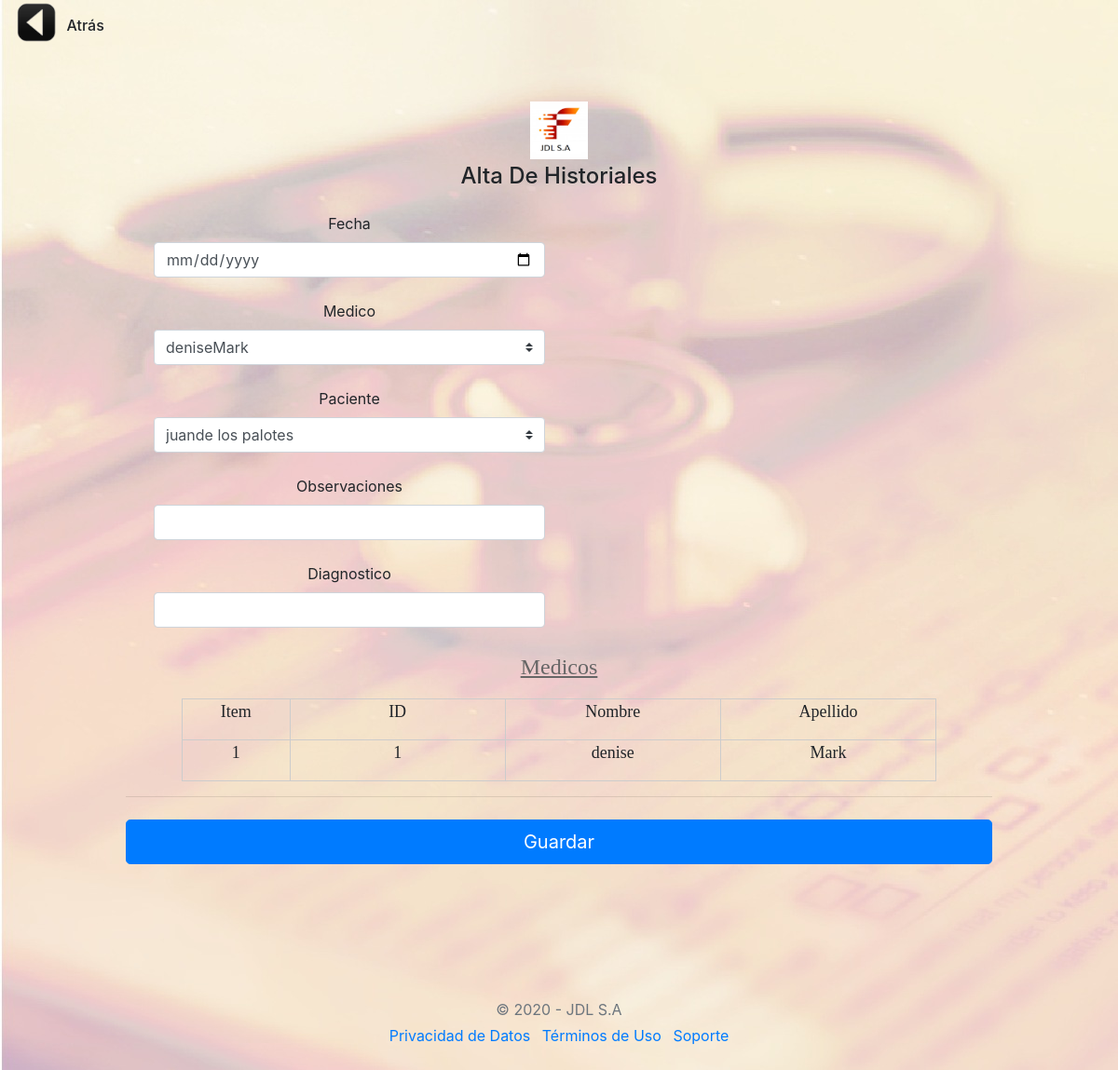
The app's page /historiales/historiales.php with its own data.
### tables this page shows
CREATE TABLE `clinicos` (
  `id_clinico` int(8) NOT NULL,
  `nombre_clinico` varchar(30) DEFAULT NULL,
  `apellido_clinico` varchar(30) DEFAULT NULL,
  `edad_clinico` int(8) DEFAULT NULL,
  `domicilio_clinico` varchar(15) DEFAULT NULL,
  `telefono_clinico` int(15) DEFAULT NULL,
  `fech_nac_clinico` date DEFAULT NULL,
  `email_clinico` varchar(30) DEFAULT NULL
);

### historiales/historiales.php (the view, shortened to what this page needs)
<!doctype html>
<html>
<?php
    require "../metodos.php";
?>
<body background="../img/historials.jpg">
    <div class="col-sm-2"><h2>
		<img border="0" src="../img/atras.png" width="48" height="48" title="Volver al menú"
		onclick=location.href='../historiales/'; onKeyPress=location.href='../historiales/'; style='cursor:pointer';/>
    <label for="boton_atras"><h6>Atrás</h6></label>
	</h2>
	</div>
  <div class="container">
 <div class="py-5 text-center">
  <div class="row">
  <div class="col-md"><img class="d-block mx-auto mb-1" src="../img/jdlsa.png" alt="" width="62" height="62"></div>
</div>
    <div class="col-md-12 order-md-1">
      <h4 class="mb-4">Alta De Historiales</h4>
      <form class="needs-validation" novalidate action="grabar.php" method="post">
<?php
   require "../conexion.php";
    $sql = "SELECT * from clinicos order by id_clinico";
	$query = $mysqli->query($sql);
	while($resultado = $query->fetch_assoc()) {
        $clinicos[] = $resultado;
    }
    $sql = "SELECT * from pacientes order by id_paciente";
    $query = $mysqli->query($sql);
    while($resultado = $query->fetch_assoc()) {
          $pacientes[] = $resultado;
      }
?>
          <div class="col-md-6 mb-4">
            <label for="fecha_historial">Fecha</label>
            <input type="date" class="form-control" name="fecha_historial" placeholder="" value="" required>
          </div>
          <div class="col-md-6 mb-4">
           <label for="clinico">Medico</label>
           <select class="custom-select d-block w-100" name="id_clinico" required>
           <?php
				     $long = count($clinicos);
				     for($i=0; $i< $long; $i++){
				     echo "<option";
             echo " value=" .$clinicos[$i]['nombre_clinico'].",".$clinicos[$i]['apellido_clinico'] .">";
                 echo $clinicos[$i]['nombre_clinico'];
                 echo $clinicos[$i]['apellido_clinico'];
				     echo "</option>";
             }
				   ?>
            </select>
          </div>
          <div class="col-md-6 mb-4">
           <label for="paciente">Paciente</label>
           <select class="custom-select d-block w-100" name="id_paciente" required>
           <?php
				     $long = count($pacientes);
				     for($i=0; $i< $long; $i++){
				     echo "<option";
				     echo " value=" .$pacientes[$i]['nombre_paciente'].",".$pacientes[$i]['apellido_paciente'] .">";
                 echo $pacientes[$i]['nombre_paciente'];
                 echo $pacientes[$i]['apellido_paciente'];
				     echo "</option>";
             }
				   ?>
            </select>
          </div>
        <div class="col-md-6 mb-4">
            <label for="observacion_historial">Observaciones</label>
            <input type="text" class="form-control" name="observacion_historial" placeholder="" value="" required>
          </div>
          <div class="col-md-6 mb-4">
            <label for="diagnostico_historial">Diagnostico</label>
            <input type="text" class="form-control" name="diagnostico_historial" placeholder="" value="" required>
          </div>
          <p align="center"> <font face="Verdana" size="5" color="#666666"><u>Medicos</u></font></i></p>
<div align="center">
  <center>
 <table border="1" cellpadding="0" cellspacing="0"  bordercolor="#CCCCCC" style="border-collapse: collapse" width="90%">
  <tr>
      <td width="10%" height="35"><p align="center"><font face="Verdana" size="4" >Item</font></i></td>
      <td width="20%" height="35"><p align="center"><font face="Verdana" size="4" >ID</font></i></td>
	  <td width="20%" height="35"><p align="center"><font face="Verdana" size="4" >Nombre</font></i></td>
	  <td width="20%" height="35"><p align="center"><font face="Verdana" size="4" >Apellido</font></i></td>
	  </tr>
	<?php $long = count($clinicos);
				for($i=0; $i< $long; $i++){
				?>
  <tr>
    <td width="10%" height="35">  <p align="center"><font face="Verdana" size="4" ><?php echo $i+1;?></font></i></td>
    <td width="20%" height="35">  <p align="center"><font face="Verdana" size="4" ><?php echo $clinicos[$i]['id_clinico'];?></font></i></td>
	<td width="20%" height="35">  <p align="center"><font face="Verdana" size="4" ><?php echo $clinicos[$i]['nombre_clinico'];?></font></i></td>
	<td width="20%" height="35">  <p align="center"><font face="Verdana" size="4" ><?php echo $clinicos[$i]['apellido_clinico'];?></font></i></td>
	</tr>
  <?php  } ?>
  </table>
  </center>
</div>
    </div>
     <hr class="mb-4">
        <button class="btn btn-primary btn-lg btn-block" type="submit">Guardar</button>
    </div>
  <footer class="my-5 pt-5 text-muted text-center text-small">
    <p class="mb-1">&copy; 2020 - JDL S.A</p>
    <ul class="list-inline">
      <li class="list-inline-item"><a href="#">Privacidad de Datos</a></li>
      <li class="list-inline-item"><a href="#">Términos de Uso</a></li>
      <li class="list-inline-item"><a href="#">Soporte</a></li>
    </ul>
  </footer>
</div>
</body>
</html>

### js/form-validation.css (style rules this page uses)
.container { max-width: 960px; }

### records on screen
clinicos: id_clinico "1", nombre_clinico "denise", apellido_clinico "Mark"

### other values on screen
form field id_clinico "deniseMark"
form field id_paciente "juande los palotes"
